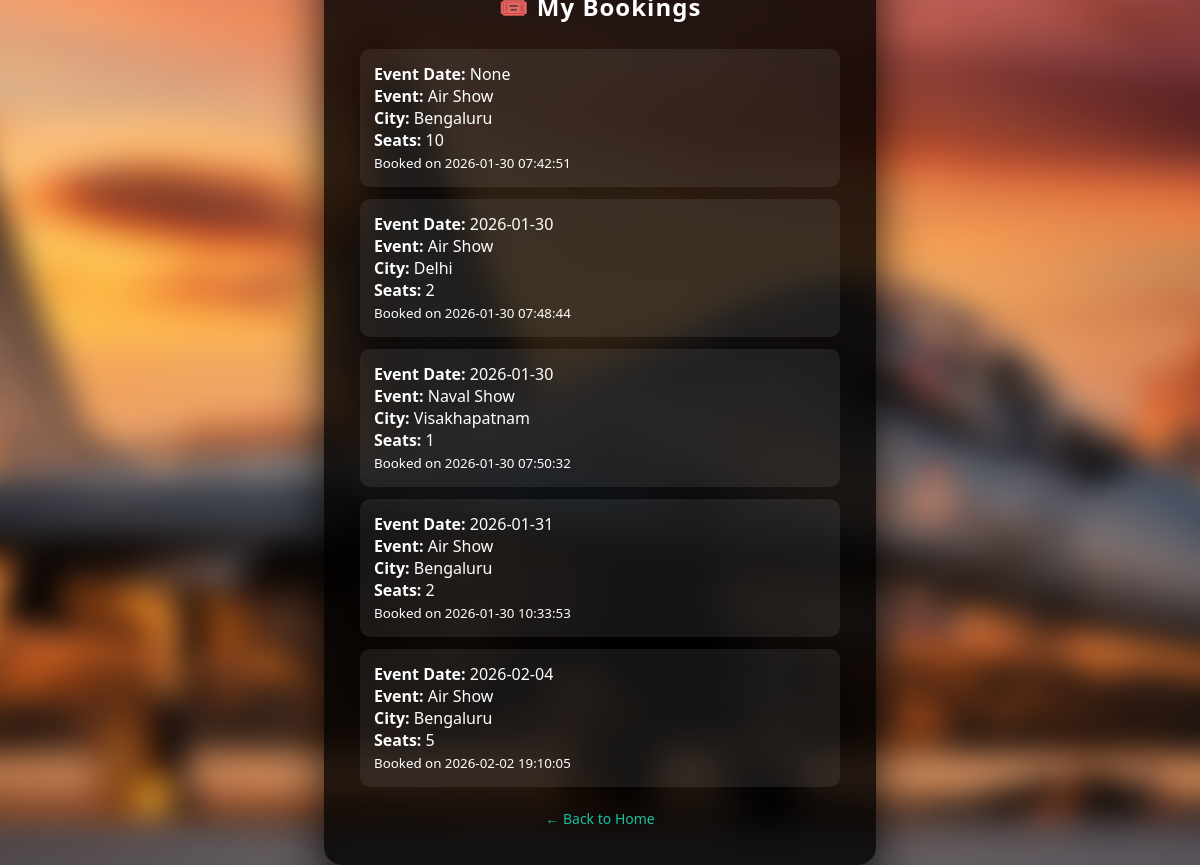
/my-bookings (signed in), run on the app's committed database.
### tables this page shows
CREATE TABLE bookings (
            id INTEGER PRIMARY KEY AUTOINCREMENT,
            user_email TEXT,
            event_type TEXT,
            seats INTEGER,
            city TEXT,
            created_at TIMESTAMP DEFAULT CURRENT_TIMESTAMP
        , event_date TEXT);

### app.py (the view)
@app.route("/my-bookings")
def my_bookings():
    with get_db() as db:
        bookings = db.execute(
            "SELECT * FROM bookings WHERE user_email=?",
            (session["user"],)
        ).fetchall()
    return render_template("my_bookings.html", bookings=bookings)

### app.py (called while the page is built)
def get_db():
    conn = sqlite3.connect(DB_PATH)
    conn.row_factory = sqlite3.Row
    return conn

### templates/my_bookings.html (shortened to what this page needs)
<!DOCTYPE html>
<html>
<head>
    <link rel="stylesheet" href="/static/style.css">
</head>
<body>
<div class="bg-blur"></div>
<div class="center-wrapper">
    <div class="login-card" style="width:480px;">
        <h2>🎟️ My Bookings</h2>
        {% if bookings %}
            {% for b in bookings %}
                <div style="
                    background: rgba(255,255,255,0.08);
                    padding: 14px;
                    margin: 12px 0;
                    border-radius: 10px;
                    text-align: left;
                ">
                    <b>Event Date:</b> {{ b.event_date }}<br>
                    <b>Event:</b> {{ b.event_type }}<br>
                    <b>City:</b> {{ b.city }}<br>
                    <b>Seats:</b> {{ b.seats }}<br>
                    <small>Booked on {{ b.created_at }}</small>
                </div>
            {% endfor %}
        {% else %}
            <p>No bookings yet.</p>
        {% endif %}
        <div class="link">
            <a href="/home">← Back to Home</a>
        </div>
    </div>
</div>
</body>
</html>

### static/style.css (style rules this page uses)
body { margin: 0; font-family: "Segoe UI", Arial, sans-serif; background: url("/static/images/su30.jpg") no-repeat center/cover; height: 100vh; overflow-y: auto; overflow-x: hidden; }
.bg-blur { position: fixed; inset: 0; background: inherit; filter: blur(14px); transform: scale(1.12); z-index: -1; }
.center-wrapper { display: flex; align-items: center; justify-content: center; height: 100vh; }
.login-card { width: 380px; background: rgba(0, 0, 0, 0.82); padding: 36px; border-radius: 18px; color: white; text-align: center; box-shadow: 0 25px 50px rgba(0,0,0,0.85); backdrop-filter: blur(6px); }
.login-card h2 { margin-bottom: 26px; letter-spacing: 1px; font-size: 24px; }
.link { margin-top: 20px; }
.link a { color: #1abc9c; text-decoration: none; font-size: 14px; }
body { background: url("/static/images/su30.jpg") no-repeat center/cover; }

### data on the page
bookings: event_date "None", event_type "Air Show", city "Bengaluru", seats "10", created_at "2026-01-30 07:42:51"
bookings: event_date "2026-01-30", event_type "Air Show", city "Delhi", seats "2", created_at "2026-01-30 07:48:44"
bookings: event_date "2026-01-30", event_type "Naval Show", city "Visakhapatnam", seats "1", created_at "2026-01-30 07:50:32"
bookings: event_date "2026-01-31", event_type "Air Show", city "Bengaluru", seats "2", created_at "2026-01-30 10:33:53"
bookings: event_date "2026-02-04", event_type "Air Show", city "Bengaluru", seats "5", created_at "2026-02-02 19:10:05"
